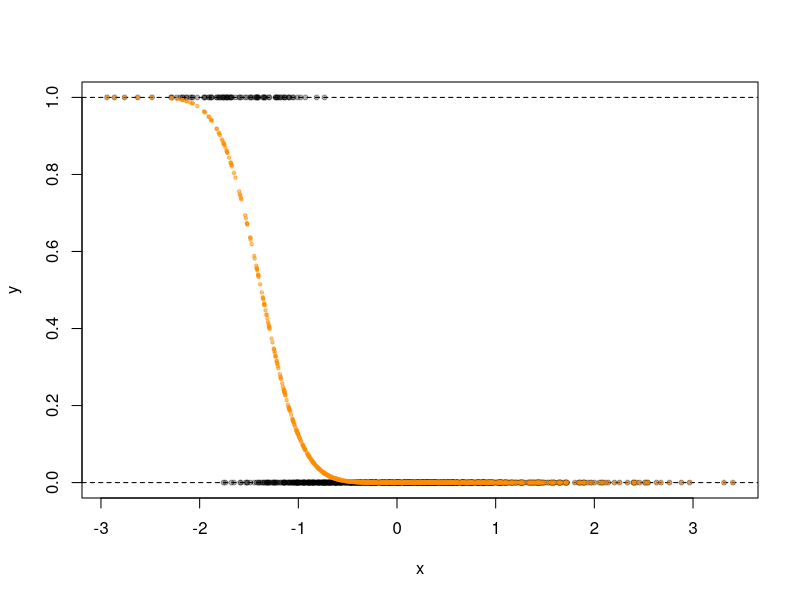

Generate this figure with R: (Note: this script raises an error after producing the figure.)
## ---- chunk 1
options(scipen=999)
set.seed(1234)
LR2 <- read.table(file="./LR2.csv", header = TRUE, sep = ",")
attach(LR2)
## ---- chunk 2
probit_mle_b <- function(x,y,opt=NULL) {
  
  opts <- opt # Optional predict vector
  
  # probit link
  # objective function
  probit <- function(b,x,y) {
    n <- length(y)
    ll <- 0
    for(i in 1:n) {
      z <- b[1]+b[2]*x[i]
      z <- pnorm(z, mean=0, sd=1, log.p = FALSE)
      ll <- ll + log(z)*(y[i]==1) + log(1-z)*(y[i]==0)
    }
    
    return(-ll)
  }
  
  # compute the mle
  # 
  obj = optim(c(0,0), probit, x=x, y=y)
  
  coef1 <- obj$par[1]
  coef2 <- obj$par[2]
  
  return_list <- list(
    model = obj,
    fitted = pnorm(coef1+coef2*x,0,1),
    coefficients = c(coef1,coef2)
  )
  
  # Bootstrap the SE
  # 
  
  B <- 100 # boots
  
  b_boot = matrix(rep(0,2*B),B,2)
  n <- length(y) #n=1000
  
  # The bootstrap
  for (i in 1:B) {
    # indices for the i-th bootstrap subsample
    ind_ = sample(n,n,replace=TRUE)
    # input vector in the subsample
    xb = x[ind_]
    # output vector in the subsample
    yb = y[ind_]
    
    # compute the maximum likelihood estimates
    obj = optim(c(0,0), probit, x=xb, y=yb)
    
    b_boot[i,1] = obj$par[1]
    b_boot[i,2] = obj$par[2]
  }
  
  return_list$standard_errors <- c(sd(b_boot[,1]),sd(b_boot[,2]))
  return_list$boots <- b_boot

  
  # Retrun prediction vector if optional new obs are supplied
  # 
  if(!is.null(opts)) {
    opts <- unlist(opts)
    if(is.numeric(opts)) {
      return_list$response = ifelse(pnorm(coef1+coef2*opts,0,1)>1/2,1,0)
    }
  }
    
  return(
    return_list
  )
}
## ---- chunk 3
# Apply probit_mle_bto LR2, supply optional vector x
# 
est <- probit_mle_b(LR2$x,LR2$y,x)
est$coefficients
est$standard_errors
# Calc test error
mean(est$response!=y)
# Setup train/test hold out, then estimate
train <- LR2[1:800,]
test <- LR2[801:1000,]
est.2 <- probit_mle_b(train$x,train$y,test$x)
est.2$coefficients
# Calc test error
mean(est.2$response!=test$y)
## ---- chunk 4
plot(x,y, pch=20, col=scales::alpha("black",alpha = 0.3), main="")
abline(h=1, lty=2)
abline(h=0, lty=2)
y1 <- sort(est$fitted,TRUE)
points(sort(x),y1,pch=20,cex=0.7,col=scales::alpha("darkorange",0.5))
## ---- chunk 5
link <- function(b,n) {
  # draw two random samples of size n 
  # from uniform distribution.
  # 
  X <- runif(n)
  U <- runif(n)
  
  # The logit
  logit_X <- function(b,x) {
    (1 + exp(-b[1]-b[2]*x-b[3]*x^3-b[4]*log(x)))^-1
  }
  
  # classify Y following classification scheme
  Y <- ifelse(U<=logit_X(b,X),1,0)
  return(data.frame(X=X,U=U,Y=Y))
}
## ---- chunk 6
# Helper function to draw samples
r.sample <- function(n,p=1/2) {
  train <- runif(n)<=p
  
  train
}

# Convenience wrapper to extract response from predict()
r.pred <- function(model,thr=0.5,newdata=NULL) {
  #' @model An object of class "lm","glm","lda","qda".
  #' @thr A scale of type `double`. `thr` sets the class threshold.
  #' @newdata An optional vector of new data.
  
  if(is.null(newdata)) print("No data")
  prob <- suppressWarnings(predict(model,newdata,type="response"))
  
  if (class(model)%in%c("lda","qda")) {
    pred <- prob$class
    
    return(
      pred
    )
    
  } else {
    pred <- rep(0,length(prob))
    pred[prob>thr]=1
    
    return(
      #vector of predictions
      pred
    )
  }
}
## ---- chunk 7
ter <- NULL
b <- c(-4,2,5,4) # beta constants
B <- 1000 # bootstraps
n <- 1000 # sample size
p <- 1/2 # hold out half

# draw sample from model
# 
r <- link(b,n)

# the bootstrap
# 
for(i in 1:B) {
  #sampler
  # hold out strategy
  train <- r.sample(n,p)
  test <- !train
  
  # linear probability model
  # 
  r.lm <- lm(Y~.,r,subset=train)
  r.lm.pred <- r.pred(r.lm,newdata=r[test,])
  ter_ <- data.frame(lm=mean(r.lm.pred!=r$Y[test]))
  # test error rate
  
  # logistic regression
  # 
  r.glm <- glm(Y~.,r,family = binomial,subset=train)
  r.glm.pred <- r.pred(r.glm,newdata=r[test,])
  ter_$glm <- mean(r.glm.pred!=r$Y[test])
  
  # linear discriminant analysis
  # 
  r.lda <- MASS::lda(Y~.,r,subset=train)
  r.lda.pred <- r.pred(r.lda,newdata=r[test,])
  ter_$lda <- mean(r.lda.pred!=r$Y[test])

  # quadratic discriminant analysis
  # 
  r.qda <- MASS::qda(Y~.,r,subset=train)
  r.qda.pred <- r.pred(r.qda,newdata=r[test,])
  ter_$qda <- mean(r.qda.pred!=r$Y[test])

  # K-nearest neighbours
  # 
  r.knn1 <- class::knn(
    use.all = TRUE,
    train=r[train,1:2],
    test=r[test,1:2],
    cl=r$Y[train],
    k=1
  )
  ter_$knn1 <- mean(r.knn1!=r$Y[test])

  r.knn2 <- class::knn(
    use.all = TRUE,
    train=r[train,1:2],
    test=r[test,1:2],
    cl=r$Y[train],
    k=2
  )
  ter_$knn2 <- mean(r.knn2!=r$Y[test])

  r.knn3 <- class::knn(
    use.all = TRUE,
    train=r[train,1:2],
    test=r[test,1:2],
    cl=r$Y[train],
    k=3
  )
  ter_$knn3 <- mean(r.knn3!=r$Y[test])

  r.knn4 <- class::knn(
    use.all = TRUE,
    train=r[train,1:2],
    test=r[test,1:2],
    cl=r$Y[train],
    k=4
  )
  ter_$knn4 <- mean(r.knn4!=r$Y[test])

  r.knn5 <- class::knn(
    use.all = TRUE,
    train=r[train,1:2],
    test=r[test,1:2],
    cl=r$Y[train],
    k=5
  )
  ter_$knn5 <- mean(r.knn5!=r$Y[test])

  r.knn6 <- class::knn(
    use.all = TRUE,
    train=r[train,1:2],
    test=r[test,1:2],
    cl=r$Y[train],
    k=6
  )
  ter_$knn6 <- mean(r.knn6!=r$Y[test])
  
  ter <- rbind(ter,ter_)
}

# plot figure box and whisker
boxplot(ter, xlab="models", main="Test error rates")

